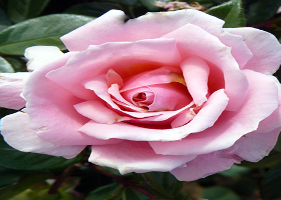
#> input picture rose-wide.png, 281 x 200 px
$ python aspectRatioDetector.py
#> lines starting #> are read from the running program, lines starting #| are printed output that depends on the picture
from scipy import fftpack
import numpy as np
import pylab as py
from PIL import Image
from numpy import array
img = Image.open("rose-wide.png").convert('L')
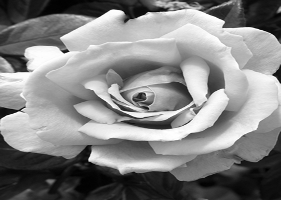
#> img: PIL image 281x200 L; min 0, max 255, mean 132.2
arr = array(img)

# Take the fourier transform of the image.
F1 = fftpack.fft2(arr)

# Now shift so that low spatial frequencies are in the center.
F2 = fftpack.fftshift( F1 )

# the 2D power spectrum is:
psd2D = np.abs( F2 )**2

# plot the power spectrum
py.figure(1)
py.clf()
py.imshow( psd2D )
py.show()
